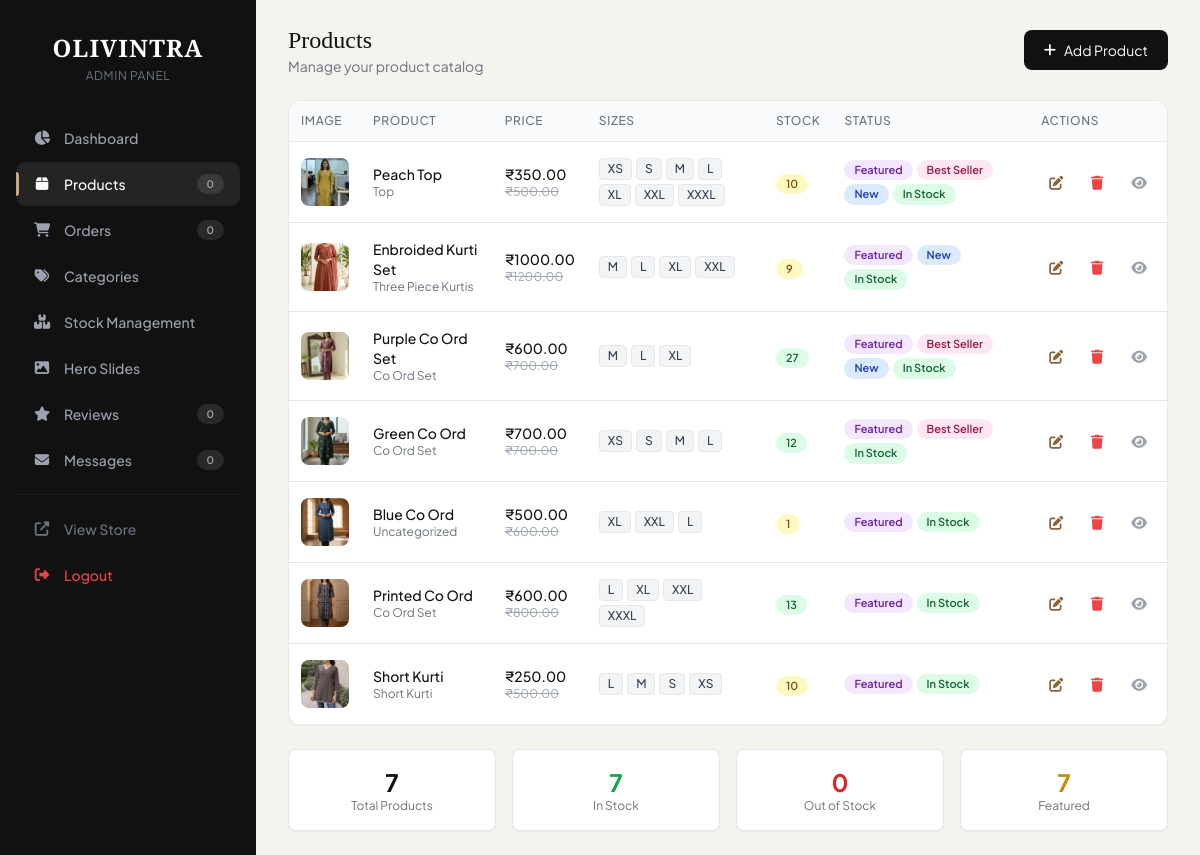
Screenshot of /admin/products (signed in) with the database file from the repository.
### models.py (models this page shows, shortened)
class Product(db.Model):
    id = db.Column(db.Integer, primary_key=True)
    name = db.Column(db.String(200), nullable=False)
    slug = db.Column(db.String(200), unique=True, nullable=False)
    description = db.Column(db.Text)
    price = db.Column(db.Float, nullable=False)
    original_price = db.Column(db.Float)
    image = db.Column(db.String(200))
    images = db.Column(db.Text)  # JSON array for multiple images
    category_id = db.Column(db.Integer, db.ForeignKey('category.id'))
    is_featured = db.Column(db.Boolean, default=False)
    is_best_seller = db.Column(db.Boolean, default=False)
    is_new_arrival = db.Column(db.Boolean, default=False)
    stock = db.Column(db.Integer, default=0)
    in_stock = db.Column(db.Boolean, default=True)
    rating = db.Column(db.Float, default=0)
    review_count = db.Column(db.Integer, default=0)
    material = db.Column(db.String(100))
    care_instructions = db.Column(db.Text)
    sizes = db.Column(db.Text)  # JSON array for sizes like ["S", "M", "L", "XL", "XXL"]
    created_at = db.Column(db.DateTime, default=datetime.utcnow)
    updated_at = db.Column(db.DateTime, default=datetime.utcnow, onupdate=datetime.utcnow)
    reviews = db.relationship('Review', backref='product', lazy=True, cascade='all, delete-orphan')
    def get_sizes(self):
        if not self.sizes:
            return []
        if isinstance(self.sizes, list):
            return self.sizes
        if isinstance(self.sizes, str):
            try:
                clean_str = self.sizes
                clean_str = clean_str.replace('\\"', '"')
                if clean_str.startswith('"[') and clean_str.endswith(']"'):
                    clean_str = clean_str[1:-1]
                sizes = json.loads(clean_str)
                if isinstance(sizes, list):
                    return sizes
            except:
                pass
        return []

class Category(db.Model):
    id = db.Column(db.Integer, primary_key=True)
    name = db.Column(db.String(100), nullable=False)
    slug = db.Column(db.String(100), unique=True, nullable=False)
    image = db.Column(db.String(200))
    description = db.Column(db.Text)
    created_at = db.Column(db.DateTime, default=datetime.utcnow)
    updated_at = db.Column(db.DateTime, default=datetime.utcnow, onupdate=datetime.utcnow)
    products = db.relationship('Product', backref='category', lazy=True)

### app.py (the view)
@app.route('/admin/products')
@login_required
@admin_required
def admin_products():
    products = Product.query.all()
    return render_template('admin/products.html', products=products)

### app.py (called while the page is built, shortened)
@login_manager.user_loader
def load_user(user_id):
    admin = Admin.query.get(int(user_id))
    if admin:
        return admin
    return None

@app.before_request
def create_admin():
    if not Admin.query.first():
        admin = Admin(username=Config.ADMIN_USERNAME)
        admin.set_password(Config.ADMIN_PASSWORD)
        db.session.add(admin)
        db.session.commit()

@app.context_processor
def utility_processor():
    def cart_count():
        if 'cart' in session:
            return sum(item['quantity'] for item in session['cart'])
        return 0
    whatsapp_number = '+919037392700'
    whatsapp_url = f'https://wa.me/{whatsapp_number}'
    return dict(
        cart_count=cart_count,
        whatsapp_number=whatsapp_number,
        whatsapp_url=whatsapp_url,
        datetime=datetime
    )

def admin_required(f):
    @wraps(f)
    def decorated_function(*args, **kwargs):
        if not current_user.is_authenticated:
            flash('Please login as admin to continue.', 'error')
            return redirect(url_for('admin_login'))
        if not isinstance(current_user, Admin):
            flash('Access denied. Admin only.', 'error')
            return redirect(url_for('admin_login'))
        return f(*args, **kwargs)
    return decorated_function

@app.template_filter('escapejs')
def escapejs_filter(value):
    if value is None:
        return ''
    return value.replace('\\', '\\\\').replace("'", "\\'").replace('"', '\\"')

### templates/admin/products.html (shortened to what this page needs)
{% extends "admin/base_admin.html" %}
{% block admin_content %}
<div class="flex flex-col sm:flex-row justify-between items-start sm:items-center gap-4 mb-6">
    <div>
        <h2 class="text-2xl font-serif text-brand-dark">Products</h2>
        <p class="text-gray-500 text-sm">Manage your product catalog</p>
    </div>
    <a href="/admin/product/add" class="bg-brand-dark text-white px-5 py-2.5 rounded-lg hover:bg-brand-accent transition text-sm flex items-center gap-2">
        <i class="fas fa-plus"></i> Add Product
    </a>
</div>
<div class="bg-white rounded-xl shadow-sm border border-gray-200 overflow-hidden">
    <div class="overflow-x-auto">
        <table class="min-w-full divide-y divide-gray-200">
            <thead class="bg-gray-50">
                <tr>
                    <th class="px-3 py-3 text-left text-xs font-medium text-gray-500 uppercase tracking-wider">Image</th>
                    <th class="px-3 py-3 text-left text-xs font-medium text-gray-500 uppercase tracking-wider">Product</th>
                    <th class="px-3 py-3 text-left text-xs font-medium text-gray-500 uppercase tracking-wider">Price</th>
                    <th class="px-3 py-3 text-left text-xs font-medium text-gray-500 uppercase tracking-wider">Sizes</th>
                    <th class="px-3 py-3 text-left text-xs font-medium text-gray-500 uppercase tracking-wider">Stock</th>
                    <th class="px-3 py-3 text-left text-xs font-medium text-gray-500 uppercase tracking-wider">Status</th>
                    <th class="px-3 py-3 text-left text-xs font-medium text-gray-500 uppercase tracking-wider">Actions</th>
                </tr>
            </thead>
            <tbody class="bg-white divide-y divide-gray-200">
                {% for product in products %}
                <tr class="hover:bg-gray-50 transition">
                    <td class="px-3 py-4 whitespace-nowrap">
                        <div class="w-12 h-12 bg-gray-100 rounded-lg overflow-hidden">
                            <div class="w-full h-full bg-cover bg-center"
                                 style="background-image: url('{% if product.image %}{{ url_for('static', filename='uploads/' + product.image) }}{% else %}https://via.placeholder.com/50/cccccc/333333?text=No{% endif %}');">
                            </div>
                        </div>
                    </td>
                    <td class="px-3 py-4">
                        <div class="text-sm font-medium text-brand-dark">{{ product.name }}</div>
                        <div class="text-xs text-gray-500">{{ product.category.name if product.category else 'Uncategorized' }}</div>
                    </td>
                    <td class="px-3 py-4 whitespace-nowrap">
                        <div class="text-sm font-medium">₹{{ "%.2f"|format(product.price) }}</div>
                        {% if product.original_price %}
                        <div class="text-xs text-gray-400 line-through">₹{{ "%.2f"|format(product.original_price) }}</div>
                        {% endif %}
                    </td>
                    <td class="px-3 py-4">
                        {% set sizes = product.get_sizes() %}
                        {% if sizes %}
                            <div class="flex flex-wrap gap-1">
                                {% for size in sizes %}
                                <span class="inline-block px-2 py-0.5 bg-gray-100 text-gray-700 rounded text-xs font-medium border border-gray-200">{{ size }}</span>
                                {% endfor %}
                            </div>
                        {% else %}
                            <span class="text-xs text-gray-400">No sizes</span>
                        {% endif %}
                    </td>
                    <td class="px-3 py-4 whitespace-nowrap">
                        <span class="status-badge {% if product.stock > 10 %}bg-green-100 text-green-800{% elif product.stock > 0 %}bg-yellow-100 text-yellow-800{% else %}bg-red-100 text-red-800{% endif %}">
                            {{ product.stock }}
                        </span>
                    </td>
                    <td class="px-3 py-4 whitespace-nowrap">
                        <div class="flex flex-wrap gap-1">
                            {% if product.is_featured %}
                            <span class="status-badge bg-purple-100 text-purple-800">Featured</span>
                            {% endif %}
                            {% if product.is_best_seller %}
                            <span class="status-badge bg-pink-100 text-pink-800">Best Seller</span>
                            {% endif %}
                            {% if product.is_new_arrival %}
                            <span class="status-badge bg-blue-100 text-blue-800">New</span>
                            {% endif %}
                            {% if not product.in_stock %}
                            <span class="status-badge bg-red-100 text-red-800">Out of Stock</span>
                            {% else %}
                            <span class="status-badge bg-green-100 text-green-800">In Stock</span>
                            {% endif %}
                        </div>
                    </td>
                    <td class="px-3 py-4 whitespace-nowrap text-sm">
                        <div class="flex items-center gap-1">
                            <a href="/admin/product/edit/{{ product.id }}" class="text-brand-accent hover:bg-brand-accent/10 p-2 rounded-lg transition" title="Edit">
                                <i class="fas fa-edit"></i>
                            </a>
                            <button onclick="deleteProduct({{ product.id }}, '{{ product.name|escapejs }}')" class="text-red-500 hover:bg-red-50 p-2 rounded-lg transition" title="Delete">
                                <i class="fas fa-trash"></i>
                            </button>
                            <a href="/product/{{ product.slug }}" target="_blank" class="text-gray-400 hover:bg-gray-100 p-2 rounded-lg transition" title="View">
                                <i class="fas fa-eye"></i>
                            </a>
                        </div>
                    </td>
                </tr>
                {% endfor %}
            </tbody>
        </table>
    </div>
</div>
<div class="grid grid-cols-2 sm:grid-cols-4 gap-4 mt-6">
    <div class="bg-white rounded-lg shadow-sm border border-gray-200 p-4 text-center">
        <p class="text-2xl font-bold text-brand-dark">{{ products|length }}</p>
        <p class="text-xs text-gray-500">Total Products</p>
    </div>
    <div class="bg-white rounded-lg shadow-sm border border-gray-200 p-4 text-center">
        <p class="text-2xl font-bold text-green-600">{{ products|selectattr('in_stock', 'equalto', True)|list|length }}</p>
        <p class="text-xs text-gray-500">In Stock</p>
    </div>
    <div class="bg-white rounded-lg shadow-sm border border-gray-200 p-4 text-center">
        <p class="text-2xl font-bold text-red-600">{{ products|selectattr('in_stock', 'equalto', False)|list|length }}</p>
        <p class="text-xs text-gray-500">Out of Stock</p>
    </div>
    <div class="bg-white rounded-lg shadow-sm border border-gray-200 p-4 text-center">
        <p class="text-2xl font-bold text-yellow-600">{{ products|selectattr('is_featured', 'equalto', True)|list|length }}</p>
        <p class="text-xs text-gray-500">Featured</p>
    </div>
</div>
{% endblock %}

### templates/admin/base_admin.html (style rules this page uses)
* { box-sizing: border-box; }
body { font-family: 'Plus Jakarta Sans', sans-serif; background-color: #f5f3ee; color: #111111; }
.font-serif { font-family: 'Playfair Display', serif; }
.status-badge { padding: 3px 12px; border-radius: 20px; font-size: 0.7rem; font-weight: 600; display: inline-block; }
button, .btn, .menu-btn, .close-btn, .sidebar-link, .menu-link { min-height: 44px; min-width: 44px; touch-action: manipulation; -webkit-tap-highlight-color: transparent; }

### templates/admin/products.html (style rules this page uses)
.status-badge { padding: 2px 10px; border-radius: 12px; font-size: 11px; font-weight: 600; display: inline-block; white-space: nowrap; }

### rows the page displays
Product: image (picture), name "Peach Top", category "Top", price "350.00", original_price "500.00", sizes "XS" "S" "M" "L" "XL" "XXL" "XXXL", stock "10", is_featured "Featured", is_best_seller "Best Seller", is_new_arrival "New", in_stock "In Stock"
Product: image (picture), name "Enbroided Kurti Set", category "Three Piece Kurtis", price "1000.00", original_price "1200.00", sizes "M" "L" "XL" "XXL", stock "9", is_featured "Featured", is_new_arrival "New", in_stock "In Stock"
Product: image (picture), name "Purple Co Ord Set", category "Co Ord Set", price "600.00", original_price "700.00", sizes "M" "L" "XL", stock "27", is_featured "Featured", is_best_seller "Best Seller", is_new_arrival "New", in_stock "In Stock"
Product: image (picture), name "Green Co Ord", category "Co Ord Set", price "700.00", original_price "700.00", sizes "XS" "S" "M" "L", stock "12", is_featured "Featured", is_best_seller "Best Seller", in_stock "In Stock"
Product: image (picture), name "Blue Co Ord", category "Uncategorized", price "500.00", original_price "600.00", sizes "XL" "XXL" "L", stock "1", is_featured "Featured", in_stock "In Stock"
Product: image (picture), name "Printed Co Ord", category "Co Ord Set", price "600.00", original_price "800.00", sizes "L" "XL" "XXL" "XXXL", stock "13", is_featured "Featured", in_stock "In Stock"
Product: image (picture), name "Short Kurti", category "Short Kurti", price "250.00", original_price "500.00", sizes "L" "M" "S" "XS", stock "10", is_featured "Featured", in_stock "In Stock"

### other values shown
{{ total_products if total_products else 0 }} "0"
{{ pending_count }} "0"
{{ review_count }} "0"
{{ msg_count }} "0"
{{ products|length }} "7"
{{ products|selectattr('in_stock', 'equalto', True)|list|length }} "7"
{{ products|selectattr('in_stock', 'equalto', False)|list|length }} "0"
{{ products|selectattr('is_featured', 'equalto', True)|list|length }} "7"
